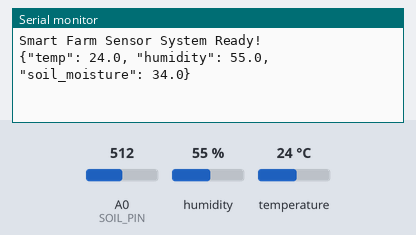
The sketch below on a simulated Arduino Uno, built with avr-gcc and run on an emulated ATmega328P. Parts: the last lines printed to the serial monitor. The test bench sets the inputs (shaded band); at power-on: humidity 55 %, A0 (SOIL_PIN) = 512, temperature 24 °C.

Above: at 3.2 s.
3.3 s: humidity set to 22 %
At 7.6 s:
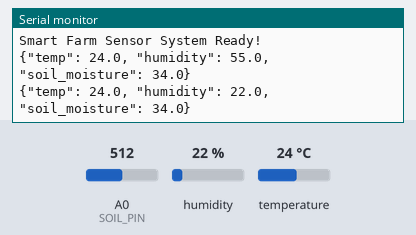
8.9 s: A0 (SOIL_PIN) set to 716
At 12.9 s:
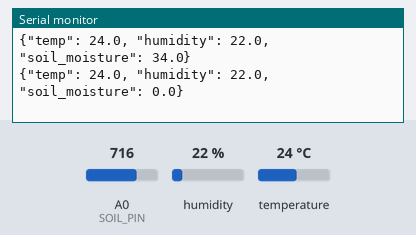
14.5 s: temperature set to 12 °C
At 18.1 s:
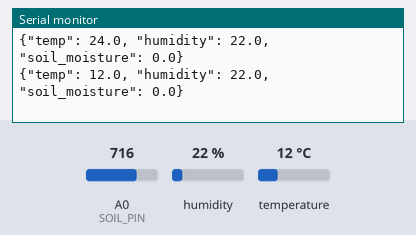
20.1 s: A0 (SOIL_PIN) set to 511
At 23.4 s:
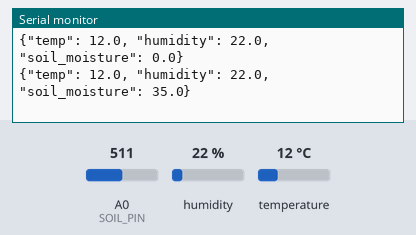
25.7 s: humidity set to 40 %
At 27.4 s:
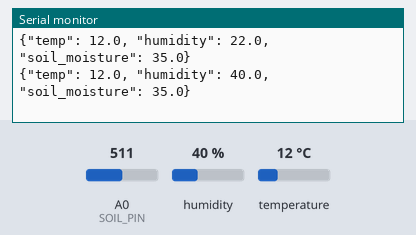
Timing chart, 0 to 28.9 s (numbered marks = the images above; inputs shaded):
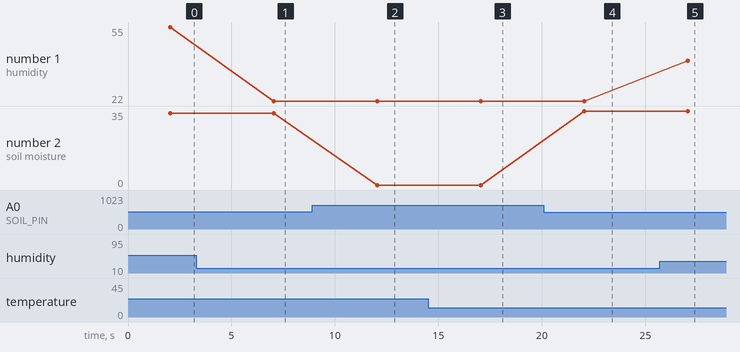

The sketch:

arduino_sketch.ino
```cpp
/*
 * Smart Farm Arduino Sensor System
 *
 * Hardware:
 * - Arduino Uno/Nano
 * - DHT22 Temperature & Humidity Sensor
 * - Soil Moisture Sensor (Analog)
 *
 * Connections:
 * DHT22:
 *   - VCC → 5V
 *   - GND → GND
 *   - DATA → Pin 2
 *
 * Soil Moisture Sensor:
 *   - VCC → 5V
 *   - GND → GND
 *   - A0 → Analog Pin A0
 */

#include <DHT.h>

// Pin Definitions
#define DHTPIN 2          // DHT22 data pin
#define DHTTYPE DHT22     // DHT sensor type
#define SOIL_PIN A0       // Soil moisture sensor analog pin

// Initialize DHT sensor
DHT dht(DHTPIN, DHTTYPE);

// Calibration values for soil moisture sensor
// Adjust these based on your sensor!
const int AIR_VALUE = 620;    // Sensor value in air (dry)
const int WATER_VALUE = 310;  // Sensor value in water (wet)

void setup() {
  // Start serial communication
  Serial.begin(9600);

  // Initialize DHT sensor
  dht.begin();

  // Wait for sensor to stabilize
  delay(2000);

  Serial.println("Smart Farm Sensor System Ready!");
}

void loop() {
  // Read DHT22 sensor
  float humidity = dht.readHumidity();
  float temperature = dht.readTemperature();

  // Read soil moisture sensor
  int soilRaw = analogRead(SOIL_PIN);

  // Convert to percentage (0% = dry, 100% = wet)
  float soilMoisture = map(soilRaw, AIR_VALUE, WATER_VALUE, 0, 100);
  soilMoisture = constrain(soilMoisture, 0, 100);

  // Check if DHT reading failed
  if (isnan(humidity) || isnan(temperature)) {
    Serial.println("{\"error\": \"DHT sensor read failed\"}");
    delay(5000);
    return;
  }

  // Send data as JSON
  Serial.print("{\"temp\": ");
  Serial.print(temperature, 1);
  Serial.print(", \"humidity\": ");
  Serial.print(humidity, 1);
  Serial.print(", \"soil_moisture\": ");
  Serial.print(soilMoisture, 1);
  Serial.println("}");

  // Wait 5 seconds before next reading
  delay(5000);
}
```

Measured:
- after the input at 3.3 s, the serial monitor: prints a new line after 3.7 s (image 1)
- after the input at 8.9 s, the serial monitor: prints a new line after 3.1 s (image 2)
- after the input at 14.5 s, the serial monitor: prints a new line after 2.5 s (image 3)
- after the input at 20.1 s, the serial monitor: prints a new line after 2.0 s (image 4)
- after the input at 25.7 s, the serial monitor: prints a new line after 1.4 s (image 5)
- plotted number 1: 55 → 22 after the input at 3.3 s, 22 → 40 after the input at 25.7 s
- plotted number 2: 34 → 0 after the input at 8.9 s, 0 → 35 after the input at 20.1 s
